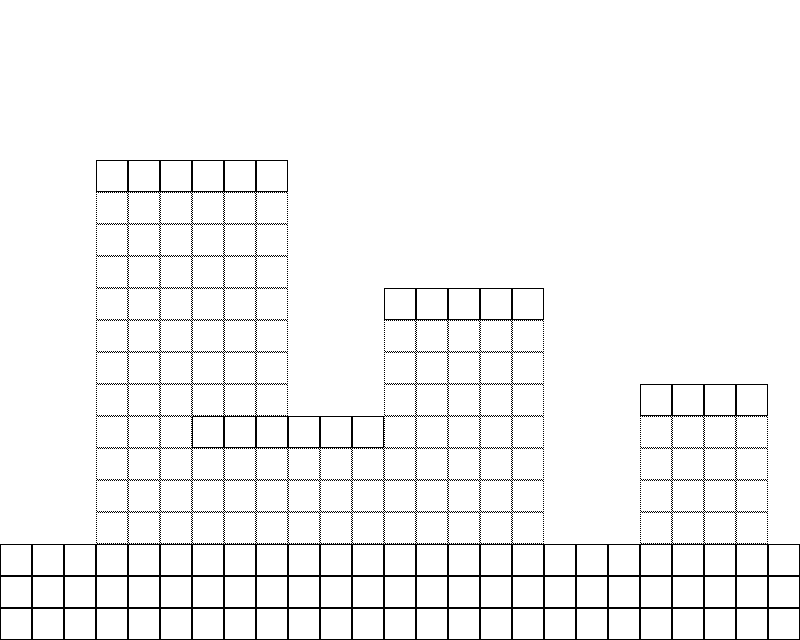

Rendered tile map (Tiled .tmx) drawn with the repository's tilesets; below, a short description and the full map source, tile grids included:
An orthogonal 25x20 tile map with 32x32 px tiles, 2 tile layers (Tile Layer 1, Tile Layer 2), 2 tilesets and 12 objects (6x Spike, 4x Enemy, Goal, Player).

<map version="1.2" tiledversion="1.3.2" orientation="orthogonal" renderorder="right-down" compressionlevel="0" width="25" height="20" tilewidth="32" tileheight="32" infinite="0" nextlayerid="4" nextobjectid="22">
 <editorsettings>
  <export target="Level3.json" format="json" />
 </editorsettings>
 <tileset firstgid="1" name="DA1" tilewidth="32" tileheight="32" tilecount="72" columns="12">
  <image source="Tilemap.png" width="384" height="192" />
 </tileset>
 <tileset firstgid="73" source="DA1.tsx" />
 <layer id="1" name="Tile Layer 1" width="25" height="20">
  <data encoding="csv">
26,26,26,26,26,26,26,26,26,26,26,26,26,26,26,26,26,26,26,26,26,26,26,26,26,
26,26,26,26,26,26,26,26,26,26,26,26,26,26,26,26,26,26,26,26,26,26,26,26,26,
26,26,26,26,26,26,26,26,26,26,26,26,26,26,26,26,26,26,26,26,26,26,26,26,26,
26,26,26,26,26,26,26,26,26,26,26,26,26,26,26,26,26,26,26,26,26,26,26,26,26,
26,26,26,26,26,26,26,26,26,26,26,26,26,26,26,26,26,26,26,26,26,26,26,26,26,
26,26,26,26,26,26,26,26,26,26,26,26,26,26,26,26,26,26,26,26,26,26,26,26,26,
26,26,26,28,28,28,28,28,28,26,26,26,26,26,26,26,26,26,26,26,26,26,26,26,26,
26,26,26,28,28,28,28,28,28,26,26,26,26,26,26,26,26,26,26,26,26,26,26,26,26,
26,26,26,28,28,28,28,28,28,26,26,26,26,26,26,26,26,26,26,26,26,26,26,26,26,
26,26,26,28,28,28,28,28,28,26,26,26,28,28,28,28,28,26,26,26,26,26,26,26,26,
26,26,26,28,28,28,28,28,28,26,26,26,28,28,28,28,28,26,26,26,26,26,26,26,26,
26,26,26,28,28,28,28,28,28,26,26,26,28,28,28,28,28,26,26,26,26,26,26,26,26,
26,26,26,28,28,28,28,28,28,26,26,26,28,28,28,28,28,26,26,26,26,26,26,26,26,
26,26,26,28,28,28,28,28,28,26,26,26,28,28,28,28,28,26,26,26,28,28,28,28,26,
26,26,26,28,28,28,28,28,28,28,28,28,28,28,28,28,28,26,26,26,28,28,28,28,26,
26,26,26,28,28,28,28,28,28,28,28,28,28,28,28,28,28,26,26,26,28,28,28,28,26,
26,26,26,28,28,28,28,28,28,28,28,28,28,28,28,28,28,26,26,26,28,28,28,28,26,
26,26,26,26,26,26,26,26,26,28,26,26,26,26,26,26,26,26,26,26,26,26,26,26,26,
26,26,26,26,26,26,26,26,26,26,26,26,26,26,26,26,26,26,26,26,26,26,26,26,26,
26,26,26,26,26,26,26,26,26,26,26,26,26,26,26,26,26,26,26,26,26,26,26,26,26
</data>
 </layer>
 <layer id="2" name="Tile Layer 2" width="25" height="20">
  <data encoding="csv">
0,0,0,0,0,0,0,0,0,0,0,0,0,0,0,0,0,0,0,0,0,0,0,0,0,
0,0,0,0,0,0,0,0,0,0,0,0,0,0,0,0,0,0,0,0,0,0,0,0,0,
0,0,0,0,0,0,0,0,0,0,0,0,0,0,0,0,0,0,0,0,0,0,0,0,0,
0,0,0,0,0,0,0,0,0,0,0,0,0,0,0,0,0,0,0,0,0,0,0,0,0,
0,0,0,0,0,0,0,0,0,0,0,0,0,0,0,0,0,0,0,0,0,0,0,0,0,
0,0,0,25,25,25,25,25,25,0,0,0,0,0,0,0,0,0,0,0,0,0,0,0,0,
0,0,0,0,0,0,0,0,0,0,0,0,0,0,0,0,0,0,0,0,0,0,0,0,0,
0,0,0,0,0,0,0,0,0,0,0,0,0,0,0,0,0,0,0,0,0,0,0,0,0,
0,0,0,0,0,0,0,0,0,0,0,0,0,0,0,0,0,0,0,0,0,0,0,0,0,
0,0,0,0,0,0,0,0,0,0,0,0,25,25,25,25,25,0,0,0,0,0,0,0,0,
0,0,0,0,0,0,0,0,0,0,0,0,0,0,0,0,0,0,0,0,0,0,0,0,0,
0,0,0,0,0,0,0,0,0,0,0,0,0,0,0,0,0,0,0,0,0,0,0,0,0,
0,0,0,0,0,0,0,0,0,0,0,0,0,0,0,0,0,0,0,0,25,25,25,25,0,
0,0,0,0,0,0,25,25,25,25,25,25,0,0,0,0,0,0,0,0,0,0,0,0,0,
0,0,0,0,0,0,0,0,0,0,0,0,0,0,0,0,0,0,0,0,0,0,0,0,0,
0,0,0,0,0,0,0,0,0,0,0,0,0,0,0,0,0,0,0,0,0,0,0,0,0,
0,0,0,0,0,0,0,0,0,0,0,0,0,0,0,0,0,0,0,0,0,0,0,0,0,
25,25,25,25,25,25,25,25,25,25,25,25,25,25,25,25,25,25,25,25,25,25,25,25,25,
25,25,25,25,25,25,25,25,25,25,25,25,25,25,25,25,25,25,25,25,25,25,25,25,25,
25,25,25,25,25,25,25,25,25,25,25,25,25,25,25,25,25,25,25,25,25,25,25,25,25
</data>
 </layer>
 <objectgroup id="3" name="Object Layer 1">
  <object id="10" name="Goal" gid="27" x="128" y="160" width="32" height="32" />
  <object id="11" name="Spike" gid="30" x="192" y="416" width="32" height="32" />
  <object id="12" name="Spike" gid="30" x="224" y="416" width="32" height="32" />
  <object id="13" name="Spike" gid="30" x="288" y="416" width="32" height="32" />
  <object id="14" name="Spike" gid="30" x="256" y="416" width="32" height="32" />
  <object id="15" name="Spike" gid="30" x="320" y="416" width="32" height="32" />
  <object id="16" name="Spike" gid="30" x="352" y="416" width="32" height="32" />
  <object id="17" name="Enemy" gid="37" x="672" y="384" width="32" height="32" />
  <object id="18" name="Enemy" gid="37" x="448" y="288" width="32" height="32" />
  <object id="19" name="Enemy" gid="37" x="576" y="544" width="32" height="32" />
  <object id="20" name="Enemy" gid="37" x="384" y="544" width="32" height="32" />
  <object id="21" name="Player" gid="73" x="32" y="544" width="32" height="32" />
 </objectgroup>
</map>
